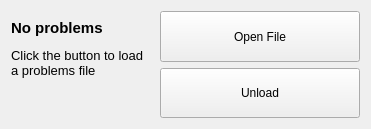
          <widget class="QWidget" name="problemsFileTab">
           <attribute name="title">
            <string>Problems</string>
           </attribute>
           <layout class="QHBoxLayout" name="horizontalLayout_6">
            <item>
             <layout class="QVBoxLayout" name="verticalLayout_18">
              <property name="spacing">
               <number>2</number>
              </property>
              <item>
               <widget class="QLabel" name="problemsFileTitle">
                <property name="sizePolicy">
                 <sizepolicy hsizetype="Ignored" vsizetype="Fixed">
                  <horstretch>0</horstretch>
                  <verstretch>0</verstretch>
                 </sizepolicy>
                </property>
                <property name="font">
                 <font>
                  <pointsize>11</pointsize>
                  <weight>75</weight>
                  <bold>true</bold>
                 </font>
                </property>
                <property name="text">
                 <string>No problems loaded</string>
                </property>
                <property name="wordWrap">
                 <bool>true</bool>
                </property>
               </widget>
              </item>
              <item>
               <widget class="QLabel" name="problemsFileDescr">
                <property name="sizePolicy">
                 <sizepolicy hsizetype="Expanding" vsizetype="Fixed">
                  <horstretch>0</horstretch>
                  <verstretch>0</verstretch>
                 </sizepolicy>
                </property>
                <property name="font">
                 <font>
                  <pointsize>10</pointsize>
                 </font>
                </property>
                <property name="text">
                 <string>Click the button to load a problems file</string>
                </property>
                <property name="wordWrap">
                 <bool>true</bool>
                </property>
               </widget>
              </item>
              <item>
               <spacer name="verticalSpacer_9">
                <property name="orientation">
                 <enum>Qt::Vertical</enum>
                </property>
                <property name="sizeHint" stdset="0">
                 <size>
                  <width>20</width>
                  <height>40</height>
                 </size>
                </property>
               </spacer>
              </item>
             </layout>
            </item>
            <item>
             <layout class="QVBoxLayout" name="verticalLayout_9">
              <item>
               <widget class="QPushButton" name="loadProblemsFile">
                <property name="sizePolicy">
                 <sizepolicy hsizetype="Minimum" vsizetype="Minimum">
                  <horstretch>0</horstretch>
                  <verstretch>0</verstretch>
                 </sizepolicy>
                </property>
                <property name="minimumSize">
                 <size>
                  <width>200</width>
                  <height>0</height>
                 </size>
                </property>
                <property name="maximumSize">
                 <size>
                  <width>200</width>
                  <height>16777215</height>
                 </size>
                </property>
                <property name="text">
                 <string>Open File</string>
                </property>
                <property name="icon">
                 <iconset resource="resources.qrc">
                  <normaloff>:/breeze-icons/document-open-24.png</normaloff>:/breeze-icons/document-open-24.png</iconset>
                </property>
                <property name="iconSize">
                 <size>
                  <width>24</width>
                  <height>24</height>
                 </size>
                </property>
               </widget>
              </item>
              <item>
               <widget class="QPushButton" name="unloadProblemsFile">
                <property name="sizePolicy">
                 <sizepolicy hsizetype="Minimum" vsizetype="Minimum">
                  <horstretch>0</horstretch>
                  <verstretch>0</verstretch>
                 </sizepolicy>
                </property>
                <property name="minimumSize">
                 <size>
                  <width>200</width>
                  <height>0</height>
                 </size>
                </property>
                <property name="maximumSize">
                 <size>
                  <width>200</width>
                  <height>16777215</height>
                 </size>
                </property>
                <property name="text">
                 <string>Unload</string>
                </property>
                <property name="icon">
                 <iconset resource="resources.qrc">
                  <normaloff>:/breeze-icons/edit-clear-24.png</normaloff>:/breeze-icons/edit-clear-24.png</iconset>
                </property>
                <property name="iconSize">
                 <size>
                  <width>24</width>
                  <height>24</height>
                 </size>
                </property>
               </widget>
              </item>
             </layout>
            </item>
           </layout>
          </widget>
